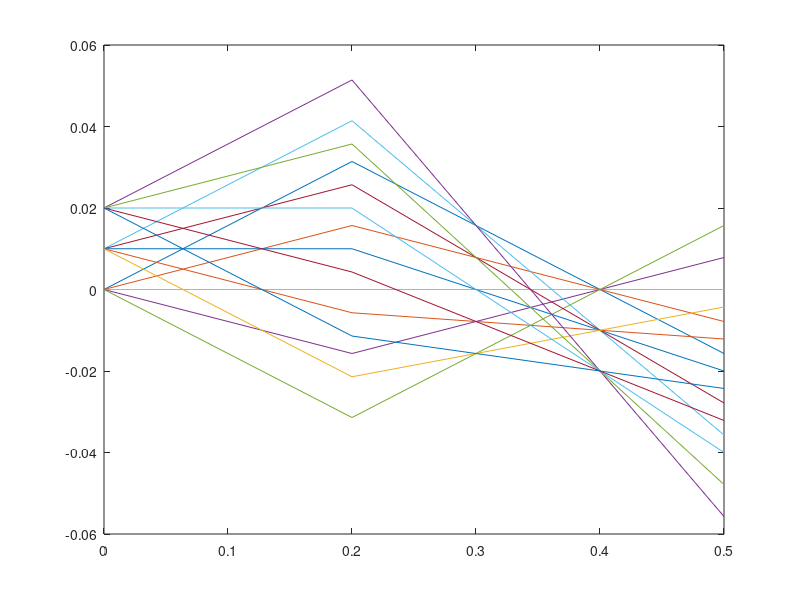

Write MATLAB code to recreate this figure.
%% File to simulate rays hitting lense
% set up all the parameters
d1 = 0.2;
M1 = [1, d1, 0, 0; 0, 1, 0, 0; 0, 0, 1, d1; 0, 0, 0, 1];

f = 0.1;
M2 = [1, 0, 0, 0; -1/f, 1, 0, 0; 0, 0, 1, 0; 0, 0, -1/f, 1];

d3 = 0.3;
M3 = [1, d3, 0, 0; 0, 1, 0, 0; 0, 0, 1, d3; 0, 0, 0, 1];

M = M3*M2*M1;

% Setup rays for all position 0 ones
ray1 = [0; pi/20; 0; 0];
ray2 = [0; pi/40; 0; 0];
ray3 = [0; 0; 0; 0];
ray4 = [0; -pi/40; 0; 0];
ray5 = [0; -pi/20; 0; 0];

% Rays for 10mm
ray6 = [10*10^-3; pi/20; 0; 0];
ray7 = [10*10^-3; pi/40; 0; 0];
ray8 = [10*10^-3; 0; 0; 0];
ray9 = [10*10^-3; -pi/40; 0; 0];
rayA = [10*10^-3; -pi/20; 0; 0];

% Rays for 20mm
rayB = [20*10^-3; pi/20; 0; 0];
rayC = [20*10^-3; pi/40; 0; 0];
rayD = [20*10^-3; 0; 0; 0];
rayE = [20*10^-3; -pi/40; 0; 0];
rayF = [20*10^-3; -pi/20; 0; 0];
% Fill in the container for the initial position
allRays = [ray1, ray2, ray3, ray4, ray5, ray6, ray7, ray8, ray9, rayA, rayB, rayC, rayD, rayE, rayF];
% Compute the rays
raysOpen = M1*allRays;
raysLense = M2*raysOpen;
raysConverge = M3*raysLense;

plot([0, d1, d1+d3], [allRays(1, :)', raysOpen(1, :)', raysConverge(1, :)']);

%% Part 2 Question 1b
% The group of rays, at x = 20mm, still converges to same z spot after
% travelling through the lense. This is expected, as based on the equation
% 1/d1 + 1/d2 = 1/f still holds true. d1 is the same as the other rays,
% and f is still the same, so the resulting d2 where the rays converge will
% still be the same.

% When f becomes larger, the seperation between image points increases. 

%% Question 2

M = [-d3/d1, 0, 0, 0; -1/f, -d1/d3, 0, 0; 0, 0, -d3/d1, 0; 0, 0, -1/f, -d1/d3];

